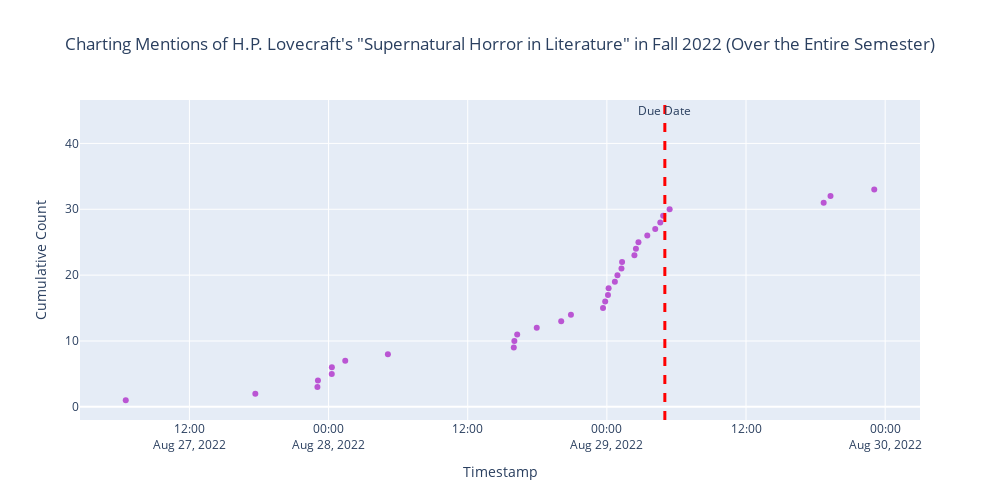

Write notebook code for a chart like this one.
### Code cell
# Define the start and end timestamps for the desired time frame
start_time = pd.Timestamp('2022-08-24 00:00:00').tz_localize('UTC')
end_time = pd.Timestamp('2022-09-01 23:59:59').tz_localize('UTC')
due_date = "2022-08-29T04:59:59Z"
due_date_arrow = "2022-08-29T03:45:01Z"

# Filter the DataFrame for the desired time frame
filtered_data_by_time_frame = filtered_data[(filtered_data['created_at'] >= start_time) & (filtered_data['created_at'] <= end_time)]

# Create the scatter plot
fig = go.Figure()

# Add the scatter trace
fig.add_trace(go.Scatter(
    x=filtered_data_by_time_frame['created_at'],
    y=filtered_data_by_time_frame['cumulative_count'],
    mode='markers'
))

fig.update_traces(marker=dict(color='mediumorchid'))

fig.add_vline(x=due_date, line_width=3, line_dash="dash", line_color="red")
fig.add_annotation(x=due_date, y=45, text="Due Date", showarrow=False, arrowhead=1)

fig.update_layout(
    title_text= "Charting Mentions of H.P. Lovecraft's \"Supernatural Horror in Literature\" in Fall 2022 (Over the Entire Semester)",
    title_x=0.5,
    width=1000,
    height=500,
    yaxis=dict(title='Number of Mentions')
)
# Set the x-axis and y-axis labels
fig.update_xaxes(title_text='Timestamp')
fig.update_yaxes(title_text='Cumulative Count')

# Show the plot
fig.show()

### Figure 1 — Plotly figure (JSON) as saved in the notebook; plotly's stock layout.template omitted (floating-point values rounded to 4 significant figures)
{"data": [{"marker": {"color": "mediumorchid"}, "mode": "markers", "type": "scatter", "x": ["2022-08-27T06:30:33+00:00", "2022-08-27T17:41:03+00:00", "2022-08-27T23:02:16+00:00", "2022-08-27T23:04:58+00:00", "2022-08-28T00:16:36+00:00", "2022-08-28T00:17:09+00:00", "2022-08-28T01:26:16+00:00", "2022-08-28T05:07:00+00:00", "2022-08-28T15:58:24+00:00", "2022-08-28T16:01:21+00:00", "2022-08-28T16:16:01+00:00", "2022-08-28T17:57:11+00:00", "2022-08-28T20:03:45+00:00", "2022-08-28T20:54:08+00:00", "2022-08-28T23:40:03+00:00", "2022-08-28T23:51:24+00:00", "2022-08-29T00:05:39+00:00", "2022-08-29T00:09:01+00:00", "2022-08-29T00:41:24+00:00", "2022-08-29T00:54:46+00:00", "2022-08-29T01:15:32+00:00", "2022-08-29T01:18:47+00:00", "2022-08-29T02:22:31+00:00", "2022-08-29T02:30:21+00:00", "2022-08-29T02:43:26+00:00", "2022-08-29T03:29:09+00:00", "2022-08-29T04:10:15+00:00", "2022-08-29T04:36:26+00:00", "2022-08-29T04:51:21+00:00", "2022-08-29T05:24:50+00:00", "2022-08-29T18:41:49+00:00", "2022-08-29T19:17:11+00:00", "2022-08-29T23:03:32+00:00"], "y": [1, 2, 3, 4, 5, 6, 7, 8, 9, 10, 11, 12, 13, 14, 15, 16, 17, 18, 19, 20, 21, 22, 23, 24, 25, 26, 27, 28, 29, 30, 31, 32, 33]}], "layout": {"annotations": [{"arrowhead": 1, "showarrow": false, "text": "Due Date", "x": "2022-08-29T04:59:59Z", "y": 45}], "height": 500, "shapes": [{"line": {"color": "red", "dash": "dash", "width": 3}, "type": "line", "x0": "2022-08-29T04:59:59Z", "x1": "2022-08-29T04:59:59Z", "xref": "x", "y0": 0, "y1": 1, "yref": "y domain"}], "title": {"text": "Charting Mentions of H.P. Lovecraft's \"Supernatural Horror in Literature\" in Fall 2022 (Over the Entire Semester)", "x": 0.5}, "width": 1000, "xaxis": {"title": {"text": "Timestamp"}}, "yaxis": {"title": {"text": "Cumulative Count"}}}}
